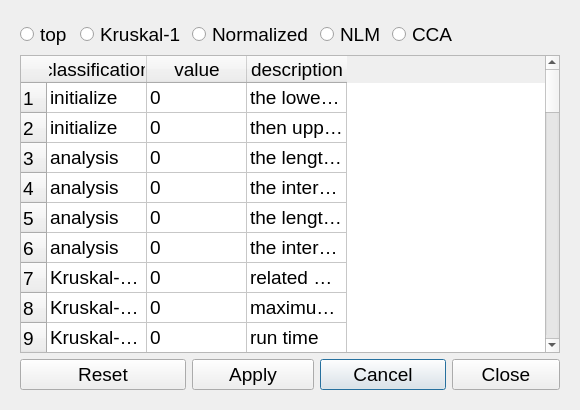
<?xml version="1.0" encoding="UTF-8"?>
<ui version="4.0">
 <class>NLDRsetting</class>
 <widget class="QDialog" name="NLDRsetting">
  <property name="geometry">
   <rect>
    <x>0</x>
    <y>0</y>
    <width>580</width>
    <height>410</height>
   </rect>
  </property>
  <property name="windowTitle">
   <string>Dialog</string>
  </property>
  <layout class="QGridLayout" name="gridLayout_2">
   <item row="0" column="0">
    <widget class="QWidget" name="widget" native="true">
     <property name="sizePolicy">
      <sizepolicy hsizetype="Preferred" vsizetype="Preferred">
       <horstretch>0</horstretch>
       <verstretch>0</verstretch>
      </sizepolicy>
     </property>
     <property name="font">
      <font>
       <family>Arial</family>
       <pointsize>14</pointsize>
      </font>
     </property>
     <layout class="QGridLayout" name="gridLayout">
      <item row="1" column="0" colspan="8">
       <widget class="QTableWidget" name="tablewidgetnldr">
        <property name="font">
         <font>
          <family>Arial</family>
          <pointsize>14</pointsize>
         </font>
        </property>
        <property name="horizontalScrollBarPolicy">
         <enum>Qt::ScrollBarAsNeeded</enum>
        </property>
        <row>
         <property name="text">
          <string>1</string>
         </property>
        </row>
        <row>
         <property name="text">
          <string>2</string>
         </property>
        </row>
        <row>
         <property name="text">
          <string>3</string>
         </property>
        </row>
        <row>
         <property name="text">
          <string>4</string>
         </property>
        </row>
        <row>
         <property name="text">
          <string>5</string>
         </property>
        </row>
        <row>
         <property name="text">
          <string>6</string>
         </property>
        </row>
        <row>
         <property name="text">
          <string>7</string>
         </property>
        </row>
        <row>
         <property name="text">
          <string>8</string>
         </property>
        </row>
        <row>
         <property name="text">
          <string>9</string>
         </property>
        </row>
        <row>
         <property name="text">
          <string>10</string>
         </property>
        </row>
        <row>
         <property name="text">
          <string>11</string>
         </property>
        </row>
        <row>
         <property name="text">
          <string>12</string>
         </property>
        </row>
        <row>
         <property name="text">
          <string>13</string>
         </property>
        </row>
        <row>
         <property name="text">
          <string>14</string>
         </property>
        </row>
        <row>
         <property name="text">
          <string>15</string>
         </property>
        </row>
        <row>
         <property name="text">
          <string>16</string>
         </property>
        </row>
        <row>
         <property name="text">
          <string>17</string>
         </property>
        </row>
        <row>
         <property name="text">
          <string>18</string>
         </property>
        </row>
        <row>
         <property name="text">
          <string>19</string>
         </property>
        </row>
        <row>
         <property name="text">
          <string>20</string>
         </property>
        </row>
        <row>
         <property name="text">
          <string>21</string>
         </property>
        </row>
        <row>
         <property name="text">
          <string>22</string>
         </property>
        </row>
        <row>
         <property name="text">
          <string>23</string>
         </property>
        </row>
        <row>
         <property name="text">
          <string>24</string>
         </property>
        </row>
        <row>
         <property name="text">
          <string>25</string>
         </property>
        </row>
        <row>
         <property name="text">
          <string>26</string>
         </property>
        </row>
        <row>
         <property name="text">
          <string>27</string>
         </property>
        </row>
        <row>
         <property name="text">
          <string>28</string>
         </property>
        </row>
        <row>
         <property name="text">
          <string>29</string>
         </property>
        </row>
        <row>
         <property name="text">
          <string>30</string>
         </property>
        </row>
        <row>
         <property name="text">
          <string>31</string>
         </property>
        </row>
        <row>
         <property name="text">
          <string>32</string>
         </property>
        </row>
        <row>
         <property name="text">
          <string>33</string>
         </property>
        </row>
        <row>
         <property name="text">
          <string>34</string>
         </property>
        </row>
        <row>
         <property name="text">
          <string>35</string>
         </property>
        </row>
        <row>
         <property name="text">
          <string>36</string>
         </property>
        </row>
        <row>
         <property name="text">
          <string>37</string>
         </property>
        </row>
        <row>
         <property name="text">
          <string>38</string>
         </property>
        </row>
        <row>
         <property name="text">
          <string>39</string>
         </property>
        </row>
        <row>
         <property name="text">
          <string>40</string>
         </property>
        </row>
        <row>
         <property name="text">
          <string>41</string>
         </property>
        </row>
        <row>
         <property name="text">
          <string>42</string>
         </property>
        </row>
        <row>
         <property name="text">
          <string>43</string>
         </property>
        </row>
        <row>
         <property name="text">
          <string>44</string>
         </property>
        </row>
        <row>
         <property name="text">
          <string>45</string>
         </property>
        </row>
        <row>
         <property name="text">
          <string>46</string>
         </property>
        </row>
        <row>
         <property name="text">
          <string>47</string>
         </property>
        </row>
        <row>
         <property name="text">
          <string>48</string>
         </property>
        </row>
        <row>
         <property name="text">
          <string>49</string>
         </property>
        </row>
        <row>
         <property name="text">
          <string>50</string>
         </property>
        </row>
        <row>
         <property name="text">
          <string>51</string>
         </property>
        </row>
        <column>
         <property name="text">
          <string>classification</string>
         </property>
        </column>
        <column>
         <property name="text">
          <string>value</string>
         </property>
        </column>
        <column>
         <property name="text">
          <string>description</string>
         </property>
        </column>
        <item row="0" column="0">
         <property name="text">
          <string>initialize</string>
         </property>
        </item>
        <item row="0" column="1">
         <property name="text">
          <string>0</string>
         </property>
        </item>
        <item row="0" column="2">
         <property name="text">
          <string>the lower bound of uniform random number</string>
         </property>
        </item>
        <item row="1" column="0">
         <property name="text">
          <string>initialize</string>
         </property>
        </item>
        <item row="1" column="1">
         <property name="text">
          <string>0</string>
         </property>
        </item>
        <item row="1" column="2">
         <property name="text">
          <string>then upper bound of uniform random number</string>
         </property>
        </item>
        <item row="2" column="0">
         <property name="text">
          <string>analysis</string>
         </property>
        </item>
        <item row="2" column="1">
         <property name="text">
          <string>0</string>
         </property>
        </item>
        <item row="2" column="2">
         <property name="text">
          <string>the length of trustworthiness-neighbor-array</string>
         </property>
        </item>
        <item row="3" column="0">
         <property name="text">
          <string>analysis</string>
         </property>
        </item>
        <item row="3" column="1">
         <property name="text">
          <string>0</string>
         </property>
        </item>
        <item row="3" column="2">
         <property name="text">
          <string>the interval of trustworthiness-neighbor-array</string>
         </property>
        </item>
        <item row="4" column="0">
         <property name="text">
          <string>analysis</string>
         </property>
        </item>
        <item row="4" column="1">
         <property name="text">
          <string>0</string>
         </property>
        </item>
        <item row="4" column="2">
         <property name="text">
          <string>the length of continuity-neighbor-array</string>
         </property>
        </item>
        <item row="5" column="0">
         <property name="text">
          <string>analysis</string>
         </property>
        </item>
        <item row="5" column="1">
         <property name="text">
          <string>0</string>
         </property>
        </item>
        <item row="5" column="2">
         <property name="text">
          <string>the interval of continuity-neighbor-array</string>
         </property>
        </item>
        <item row="6" column="0">
         <property name="text">
          <string>Kruskal-1 LIN</string>
         </property>
        </item>
        <item row="6" column="1">
         <property name="text">
          <string>0</string>
         </property>
        </item>
        <item row="6" column="2">
         <property name="text">
          <string>related error of stress</string>
         </property>
        </item>
        <item row="7" column="0">
         <property name="text">
          <string>Kruskal-1 LIN</string>
         </property>
        </item>
        <item row="7" column="1">
         <property name="text">
          <string>0</string>
         </property>
        </item>
        <item row="7" column="2">
         <property name="text">
          <string>maximum iteration number</string>
         </property>
        </item>
        <item row="8" column="0">
         <property name="text">
          <string>Kruskal-1 LIN</string>
         </property>
        </item>
        <item row="8" column="1">
         <property name="text">
          <string>0</string>
         </property>
        </item>
        <item row="8" column="2">
         <property name="text">
          <string>run time</string>
         </property>
        </item>
        <item row="9" column="0">
         <property name="text">
          <string>Kruskal-1 MAJ</string>
         </property>
        </item>
        <item row="9" column="1">
         <property name="text">
          <string>0</string>
         </property>
        </item>
        <item row="9" column="2">
         <property name="text">
          <string>related error of stress</string>
         </property>
        </item>
        <item row="10" column="0">
         <property name="text">
          <string>Kruskal-1 MAJ</string>
         </property>
        </item>
        <item row="10" column="1">
         <property name="text">
          <string>0</string>
         </property>
        </item>
        <item row="10" column="2">
         <property name="text">
          <string>maximum iteration number</string>
         </property>
        </item>
        <item row="11" column="0">
         <property name="text">
          <string>Kruskal-1 MAJ</string>
         </property>
        </item>
        <item row="11" column="1">
         <property name="text">
          <string>0</string>
         </property>
        </item>
        <item row="11" column="2">
         <property name="text">
          <string>run time</string>
         </property>
        </item>
        <item row="12" column="0">
         <property name="text">
          <string>Kruskal-1 GAU</string>
         </property>
        </item>
        <item row="12" column="1">
         <property name="text">
          <string>0</string>
         </property>
        </item>
        <item row="12" column="2">
         <property name="text">
          <string>related error of stress</string>
         </property>
        </item>
        <item row="13" column="0">
         <property name="text">
          <string>Kruskal-1 GAU</string>
         </property>
        </item>
        <item row="13" column="1">
         <property name="text">
          <string>0</string>
         </property>
        </item>
        <item row="13" column="2">
         <property name="text">
          <string>maximum iteration number</string>
         </property>
        </item>
        <item row="14" column="0">
         <property name="text">
          <string>Kruskal-1 GAU</string>
         </property>
        </item>
        <item row="14" column="1">
         <property name="text">
          <string>0</string>
         </property>
        </item>
        <item row="14" column="2">
         <property name="text">
          <string>run time</string>
         </property>
        </item>
        <item row="15" column="0">
         <property name="text">
          <string>Kruskal-1 STO</string>
         </property>
        </item>
        <item row="15" column="1">
         <property name="text">
          <string>0</string>
         </property>
        </item>
        <item row="15" column="2">
         <property name="text">
          <string>the number of epochs</string>
         </property>
        </item>
        <item row="16" column="0">
         <property name="text">
          <string>Kruskal-1 STO</string>
         </property>
        </item>
        <item row="16" column="1">
         <property name="text">
          <string>0</string>
         </property>
        </item>
        <item row="16" column="2">
         <property name="text">
          <string>the initial ratio of simulate annealing</string>
         </property>
        </item>
        <item row="17" column="0">
         <property name="text">
          <string>Kruskal-1 STO</string>
         </property>
        </item>
        <item row="17" column="1">
         <property name="text">
          <string>0</string>
         </property>
        </item>
        <item row="17" column="2">
         <property name="text">
          <string>the final ratio of simulate annealing</string>
         </property>
        </item>
        <item row="18" column="0">
         <property name="text">
          <string>Normalized MAJ</string>
         </property>
        </item>
        <item row="18" column="1">
         <property name="text">
          <string>0</string>
         </property>
        </item>
        <item row="18" column="2">
         <property name="text">
          <string>related error of stress</string>
         </property>
        </item>
        <item row="19" column="0">
         <property name="text">
          <string>Normalized MAJ</string>
         </property>
        </item>
        <item row="19" column="1">
         <property name="text">
          <string>0</string>
         </property>
        </item>
        <item row="19" column="2">
         <property name="text">
          <string>maximum iteration number</string>
         </property>
        </item>
        <item row="20" column="0">
         <property name="text">
          <string>Normalized MAJ</string>
         </property>
        </item>
        <item row="20" column="1">
         <property name="text">
          <string>0</string>
         </property>
        </item>
        <item row="20" column="2">
         <property name="text">
          <string>run time</string>
         </property>
        </item>
        <item row="21" column="0">
         <property name="text">
          <string>Normalized GAU</string>
         </property>
        </item>
        <item row="21" column="1">
         <property name="text">
          <string>0</string>
         </property>
        </item>
        <item row="21" column="2">
         <property name="text">
          <string>related error of stress</string>
         </property>
        </item>
        <item row="22" column="0">
         <property name="text">
          <string>Normalized GAU</string>
         </property>
        </item>
        <item row="22" column="1">
         <property name="text">
          <string>0</string>
         </property>
        </item>
        <item row="22" column="2">
         <property name="text">
          <string>maximum iteration number</string>
         </property>
        </item>
        <item row="23" column="0">
         <property name="text">
          <string>Normalized GAU</string>
         </property>
        </item>
        <item row="23" column="1">
         <property name="text">
          <string>0</string>
         </property>
        </item>
        <item row="23" column="2">
         <property name="text">
          <string>run time</string>
         </property>
        </item>
        <item row="24" column="0">
         <property name="text">
          <string>Normalized STO</string>
         </property>
        </item>
        <item row="24" column="1">
         <property name="text">
          <string>0</string>
         </property>
        </item>
        <item row="24" column="2">
         <property name="text">
          <string>the number of epochs</string>
         </property>
        </item>
        <item row="25" column="0">
         <property name="text">
          <string>Normalized STO</string>
         </property>
        </item>
        <item row="25" column="1">
         <property name="text">
          <string>0</string>
         </property>
        </item>
        <item row="25" column="2">
         <property name="text">
          <string>the initial ratio of simulate annealing</string>
         </property>
        </item>
        <item row="26" column="0">
         <property name="text">
          <string>Normalized STO</string>
         </property>
        </item>
        <item row="26" column="1">
         <property name="text">
          <string>0</string>
         </property>
        </item>
        <item row="26" column="2">
         <property name="text">
          <string>the final ratio of simulate annealing</string>
         </property>
        </item>
        <item row="27" column="0">
         <property name="text">
          <string>NLM MAJ</string>
         </property>
        </item>
        <item row="27" column="1">
         <property name="text">
          <string>0</string>
         </property>
        </item>
        <item row="27" column="2">
         <property name="text">
          <string>related error of stress</string>
         </property>
        </item>
        <item row="28" column="0">
         <property name="text">
          <string>NLM MAJ</string>
         </property>
        </item>
        <item row="28" column="1">
         <property name="text">
          <string>0</string>
         </property>
        </item>
        <item row="28" column="2">
         <property name="text">
          <string>maximum iteration number</string>
         </property>
        </item>
        <item row="29" column="0">
         <property name="text">
          <string>NLM MAJ</string>
         </property>
        </item>
        <item row="29" column="1">
         <property name="text">
          <string>0</string>
         </property>
        </item>
        <item row="29" column="2">
         <property name="text">
          <string>run time</string>
         </property>
        </item>
        <item row="30" column="0">
         <property name="text">
          <string>NLM GAU</string>
         </property>
        </item>
        <item row="30" column="1">
         <property name="text">
          <string>0</string>
         </property>
        </item>
        <item row="30" column="2">
         <property name="text">
          <string>related error of stress</string>
         </property>
        </item>
        <item row="31" column="0">
         <property name="text">
          <string>NLM GAU</string>
         </property>
        </item>
        <item row="31" column="1">
         <property name="text">
          <string>0</string>
         </property>
        </item>
        <item row="31" column="2">
         <property name="text">
          <string>maximum iteration number</string>
         </property>
        </item>
        <item row="32" column="0">
         <property name="text">
          <string>NLM GAU</string>
         </property>
        </item>
        <item row="32" column="1">
         <property name="text">
          <string>0</string>
         </property>
        </item>
        <item row="32" column="2">
         <property name="text">
          <string>run time</string>
         </property>
        </item>
        <item row="33" column="0">
         <property name="text">
          <string>NLM STO</string>
         </property>
        </item>
        <item row="33" column="1">
         <property name="text">
          <string>0</string>
         </property>
        </item>
        <item row="33" column="2">
         <property name="text">
          <string>the number of epochs</string>
         </property>
        </item>
        <item row="34" column="0">
         <property name="text">
          <string>NLM STO</string>
         </property>
        </item>
        <item row="34" column="1">
         <property name="text">
          <string>0</string>
         </property>
        </item>
        <item row="34" column="2">
         <property name="text">
          <string>the initial ratio of simulate annealing</string>
         </property>
        </item>
        <item row="35" column="0">
         <property name="text">
          <string>NLM STO</string>
         </property>
        </item>
        <item row="35" column="1">
         <property name="text">
          <string>0</string>
         </property>
        </item>
        <item row="35" column="2">
         <property name="text">
          <string>the final ratio of simulate annealing</string>
         </property>
        </item>
        <item row="36" column="0">
         <property name="text">
          <string>CCA MAJ</string>
         </property>
        </item>
        <item row="36" column="1">
         <property name="text">
          <string>0</string>
         </property>
        </item>
        <item row="36" column="2">
         <property name="text">
          <string>related error of stress</string>
         </property>
        </item>
        <item row="37" column="0">
         <property name="text">
          <string>CCA MAJ</string>
         </property>
        </item>
        <item row="37" column="1">
         <property name="text">
          <string>0</string>
         </property>
        </item>
        <item row="37" column="2">
         <property name="text">
          <string>maximum iteration number</string>
         </property>
        </item>
        <item row="38" column="0">
         <property name="text">
          <string>CCA MAJ</string>
         </property>
        </item>
        <item row="38" column="1">
         <property name="text">
          <string>0</string>
         </property>
        </item>
        <item row="38" column="2">
         <property name="text">
          <string>run time</string>
         </property>
        </item>
        <item row="39" column="0">
         <property name="text">
          <string>CCA MAJ</string>
         </property>
        </item>
        <item row="39" column="1">
         <property name="text">
          <string>0</string>
         </property>
        </item>
        <item row="39" column="2">
         <property name="text">
          <string>the initial parameters of F(x)</string>
         </property>
        </item>
        <item row="40" column="0">
         <property name="text">
          <string>CCA MAJ</string>
         </property>
        </item>
        <item row="40" column="1">
         <property name="text">
          <string>0</string>
         </property>
        </item>
        <item row="40" column="2">
         <property name="text">
          <string>the final parameters of F(x)</string>
         </property>
        </item>
        <item row="41" column="0">
         <property name="text">
          <string>CCA GAU</string>
         </property>
        </item>
        <item row="41" column="1">
         <property name="text">
          <string>0</string>
         </property>
        </item>
        <item row="41" column="2">
         <property name="text">
          <string>related error of stress</string>
         </property>
        </item>
        <item row="42" column="0">
         <property name="text">
          <string>CCA GAU</string>
         </property>
        </item>
        <item row="42" column="1">
         <property name="text">
          <string>0</string>
         </property>
        </item>
        <item row="42" column="2">
         <property name="text">
          <string>maximum iteration number</string>
         </property>
        </item>
        <item row="43" column="0">
         <property name="text">
          <string>CCA GAU</string>
         </property>
        </item>
        <item row="43" column="1">
         <property name="text">
          <string>0</string>
         </property>
        </item>
        <item row="43" column="2">
         <property name="text">
          <string>run time</string>
         </property>
        </item>
        <item row="44" column="0">
         <property name="text">
          <string>CCA GAU</string>
         </property>
        </item>
        <item row="44" column="1">
         <property name="text">
          <string>0</string>
         </property>
        </item>
        <item row="44" column="2">
         <property name="text">
          <string>the initial parameters of F(x)</string>
         </property>
        </item>
        <item row="45" column="0">
         <property name="text">
          <string>CCA GAU</string>
         </property>
        </item>
        <item row="45" column="1">
         <property name="text">
          <string>0</string>
         </property>
        </item>
        <item row="45" column="2">
         <property name="text">
          <string>the final parameters of F(x)</string>
         </property>
        </item>
        <item row="46" column="0">
         <property name="text">
          <string>CCA STO</string>
         </property>
        </item>
        <item row="46" column="1">
         <property name="text">
          <string>0</string>
         </property>
        </item>
        <item row="46" column="2">
         <property name="text">
          <string>the number of epochs</string>
         </property>
        </item>
        <item row="47" column="0">
         <property name="text">
          <string>CCA STO</string>
         </property>
        </item>
        <item row="47" column="1">
         <property name="text">
          <string>0</string>
         </property>
        </item>
        <item row="47" column="2">
         <property name="text">
          <string>the initial parameters of F(x)</string>
         </property>
        </item>
        <item row="48" column="0">
         <property name="text">
          <string>CCA STO</string>
         </property>
        </item>
        <item row="48" column="1">
         <property name="text">
          <string>0</string>
         </property>
        </item>
        <item row="48" column="2">
         <property name="text">
          <string>the final parameters of F(x)</string>
         </property>
        </item>
        <item row="49" column="0">
         <property name="text">
          <string>CCA STO</string>
         </property>
        </item>
        <item row="49" column="1">
         <property name="text">
          <string>0</string>
         </property>
        </item>
        <item row="49" column="2">
         <property name="text">
          <string>the initial ratio of simulate annealing</string>
         </property>
        </item>
        <item row="50" column="0">
         <property name="text">
          <string>CCA STO</string>
         </property>
        </item>
        <item row="50" column="1">
         <property name="text">
          <string>0</string>
         </property>
        </item>
        <item row="50" column="2">
         <property name="text">
          <string>the final ratio of simulate annealing</string>
         </property>
        </item>
       </widget>
      </item>
      <item row="0" column="4">
       <widget class="QRadioButton" name="radionldrNLMButton">
        <property name="text">
         <string>NLM</string>
        </property>
       </widget>
      </item>
      <item row="0" column="1">
       <widget class="QRadioButton" name="radionldrKruButton">
        <property name="text">
         <string>Kruskal-1</string>
        </property>
       </widget>
      </item>
      <item row="0" column="0">
       <widget class="QRadioButton" name="radionldrtopButton">
        <property name="text">
         <string>top</string>
        </property>
       </widget>
      </item>
      <item row="0" column="2" colspan="2">
       <widget class="QRadioButton" name="radionldrNorButton">
        <property name="text">
         <string>Normalized</string>
        </property>
       </widget>
      </item>
      <item row="0" column="5" colspan="3">
       <widget class="QRadioButton" name="radionldrCCAButton">
        <property name="text">
         <string>CCA</string>
        </property>
       </widget>
      </item>
      <item row="2" column="4" colspan="2">
       <widget class="QPushButton" name="pushnldrcancel">
        <property name="font">
         <font>
          <family>Arial</family>
          <pointsize>14</pointsize>
         </font>
        </property>
        <property name="text">
         <string>Cancel</string>
        </property>
       </widget>
      </item>
      <item row="2" column="2" colspan="2">
       <widget class="QPushButton" name="pushnldrapply">
        <property name="font">
         <font>
          <family>Arial</family>
          <pointsize>14</pointsize>
         </font>
        </property>
        <property name="text">
         <string>Apply</string>
        </property>
       </widget>
      </item>
      <item row="2" column="6" colspan="2">
       <widget class="QPushButton" name="pushnldrclose">
        <property name="font">
         <font>
          <family>Arial</family>
          <pointsize>14</pointsize>
         </font>
        </property>
        <property name="text">
         <string>Close</string>
        </property>
        <property name="default">
         <bool>false</bool>
        </property>
       </widget>
      </item>
      <item row="2" column="0" colspan="2">
       <widget class="QPushButton" name="pushnldrreset">
        <property name="font">
         <font>
          <family>Arial</family>
          <pointsize>14</pointsize>
         </font>
        </property>
        <property name="text">
         <string>Reset</string>
        </property>
       </widget>
      </item>
     </layout>
    </widget>
   </item>
  </layout>
 </widget>
 <resources/>
 <connections/>
</ui>
